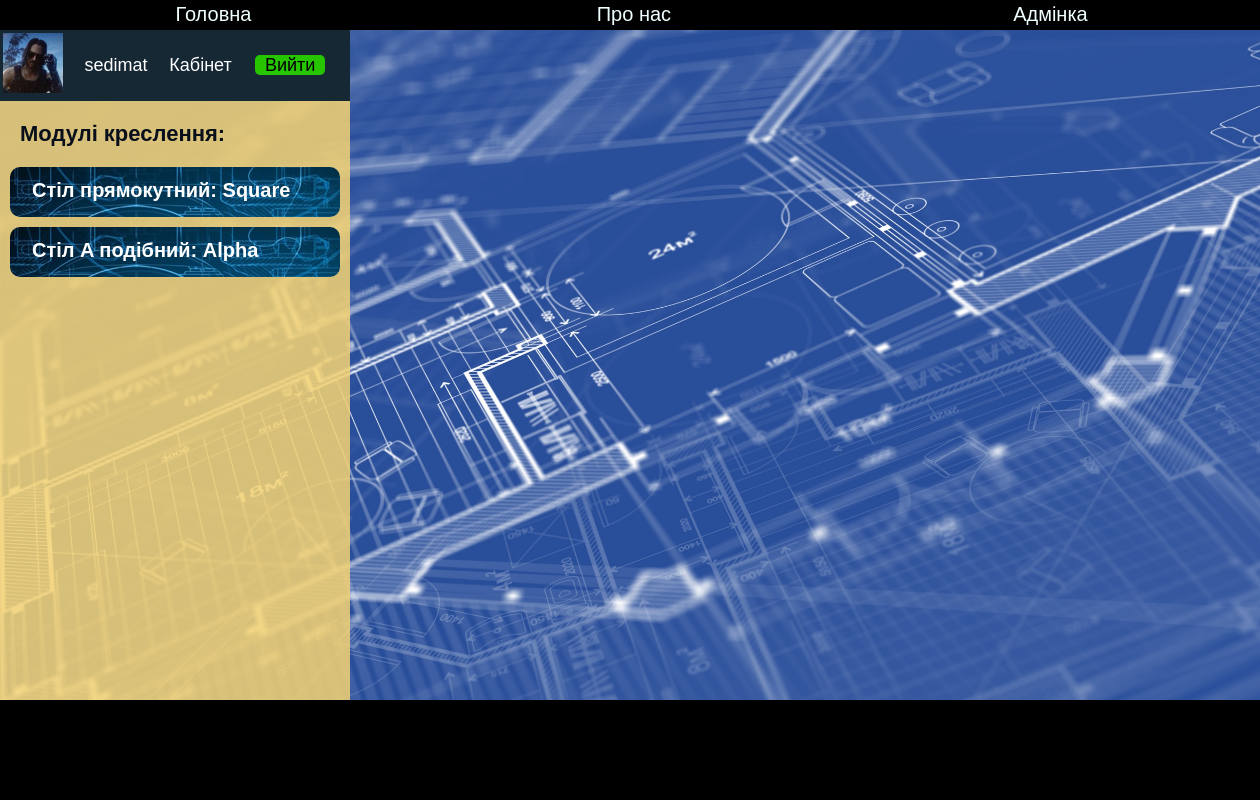
Before: / (signed in) with the older database file.
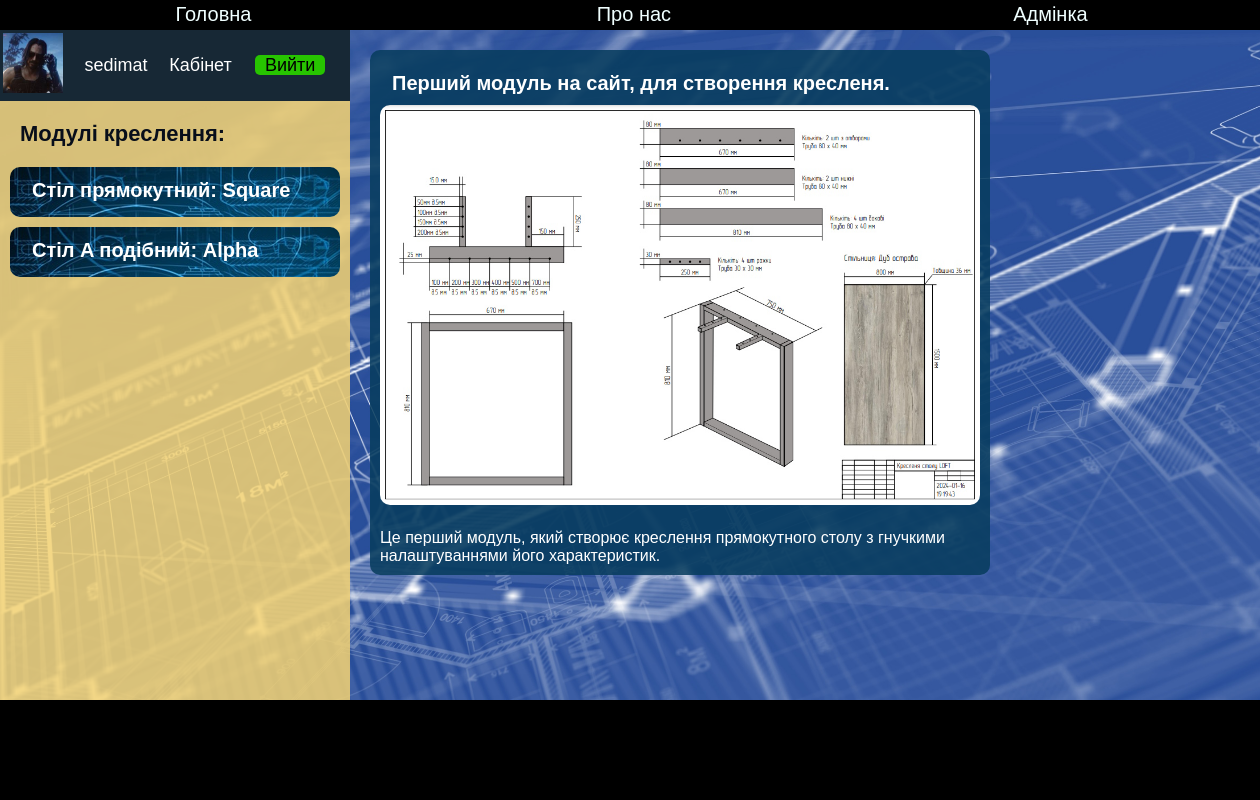
After: the same page with the newer database file.
### Drawing/models.py (models this page shows, shortened)
class UserProfile(models.Model):
    id_user = models.ForeignKey(User, on_delete=models.CASCADE, verbose_name="Користувач")
    avatar = models.ImageField(upload_to='avatar', default='avatar/avatar_crj2ayQ.jpg')
    status = models.CharField(max_length=1, verbose_name="Статус")
    info = models.TextField(verbose_name="Інформація")
    class Meta:
        verbose_name = "Користувач додаток"
        verbose_name_plural = "Користувачі додаток"

class News(models.Model):
    title = models.CharField(max_length=100, verbose_name="Заголовок")
    picture = models.ImageField(upload_to='post_img', default='post_img/news.jpg', verbose_name="Зображення",)
    details = models.TextField(default='test', verbose_name="Інформація",)
    published_date = models.DateTimeField(default=timezone.now, verbose_name="Час")
    class Meta:
        verbose_name = "Новина"
        verbose_name_plural = "Новини"

### Drawing/views.py (the view)
# urls.py: path('', views.index, name='index'),
def index(request):
    news = News.objects.all().order_by("-published_date")
    context = {"news": news}
    if request.user.username:
        context.update(userinfo(request))
        if request.method == "POST":
            user = User.objects.get(username=request.user.username)
            avatar = request.FILES['avatar']  # Довжина столу
            user_prof = UserProfile.objects.get(id_user=user.id)
            user_prof.avatar = avatar
            user_prof.save()
        return render(request, 'Drawing/index.html', context=context)
    return render(request, 'Drawing/index.html')

### Drawing/views.py (called while the page is built)
def userinfo(request):
    try:
        user = User.objects.get(username=request.user.username)
        user_profile = UserProfile.objects.get(id_user=user.id)
        dict_user = {"user": user,
                     "user_profile": user_profile}
        return dict_user
    except:
        return None

### templates/Drawing/index.html (shortened to what this page needs)
{% extends "Drawing/base.html" %}
{% block content1 %}
<div class="log">
    {% if user.is_authenticated %}
    <table class="table_user">
        <tr>
            <td><img class="avatar" src="{{ user_profile.avatar.url }}" width="60"></td>
            <td class="title1" >{{ user.username }}</td>
            <td><a class="title1" href="{% url 'user' %}">Кабінет</a></td>
            <td><a id="knopka0" href="{% url 'logout' %}">Вийти</a></td>
        </tr>
    </table>
    {% endif %}
</div>
{% endblock %}
{% block content %}
{% for n in news %}
    <div class="news_post">
        <h1 class="title3">{{ n.title}}</h1>
        <img class="img_news" src="{{ n.picture.url }}">
        <p class="title2">{{ n.details }}</p>
    </div>
{% endfor %}
{% endblock %}

### templates/Drawing/base.html (shortened to what this page needs)
<!DOCTYPE html>
<html lang="en">
<head>
    {% load static %}
    <link href="{% static 'Drawing/style.css' %}" rel="stylesheet">
</head>
<body>
<header>
    <table class="tab_head">
        <tr>
            <td id="td_head"><a class="id" href="{% url 'index' %}">Головна</a></td>
            <td id="td_head"><a class="id" href="#">Про нас</a></td>
            <td id="td_head"><a class="id" href="{% url 'admin:index' %}">Адмінка</a></td>
        </tr>
    </table>
</header>
<div class="content">
    <div class="cont_left">
        {% block content1 %}
        {% endblock %}
        <h1 class="title">Модулі креслення:</h1>
    <a href="{% url 'table' %}">
        <div class="link" style="background-image: url('{% static 'Drawing/img/fon.jpg' %}');">
            <h1 class="title3">Стіл прямокутний: Square</h1>
        </div>
    </a>
   <a href="{% url 'table_A' %}">
        <div class="link" style="background-image: url('{% static 'Drawing/img/fon.jpg' %}');">
            <h1 class="title3">Стіл A подібний: Alpha</h1>
        </div>
    </a>
    </div>
    <div class="cont_right">
        {% block content %}
        {% endblock %}
    </div>
</div>
<footer>
</footer>
</body>
</html>

### static/Drawing/style.css (style rules this page uses)
body { display: flex; flex-direction: column; min-height: 100vh; padding: 0px; margin: 0px; }
a { text-decoration: none; }
header { margin: auto; min-width: 1250px; width: 100%; height: 30px; background-color: black; }
.content { flex: 1; display: flex; min-width: 1250px; width: 100%; }
.cont_left { min-width: 350px; max-width: 350px; width: 20%; background-color: #f2d174DD; }
.cont_right { width: 100%; }
footer { margin: auto; min-width: 1200px; width: 100%; height: 100px; background-color: black; flex-shrink: 0; display: flex; bottom: 0; }
.tab_head { width: 100%; text-align: center; }
.id { color: azure; font-size: 20px; text-decoration: none; font-family: sans-serif; padding: 0; margin: 0; background-color: black; }
.title { color: #080e1a; font-size: 22px; text-decoration: none; font-family: sans-serif; margin: 10px; padding: 10px; }
.title1 { color: white; font-size: 18px; text-decoration: none; font-family: sans-serif; margin: 0px; padding: 0px; }
.title2 { color: white; font-size: 16px; text-decoration: none; font-family: sans-serif; margin: 10px 0px 10px 10px; padding: 0px; }
.title3 { color: white; font-size: 20px; text-decoration: none; font-family: sans-serif; margin: 10px 10px 0px 10px; padding: 12px 12px 0px 12px; }
.news_post { float: left; border-radius: 10px; background-color: #083c5eDD; margin: 20px 20px 20px 20px; padding: 0px; max-width: 620px; min-height: 300px; }
.link { margin: 10px; width: 330px; height: 50px; background-color: yellow; border-radius: 10px; }
#knopka0 { margin: 0px; padding: 0px 10px 0px 10px; color: black; background-color: #27c400; border-radius: 5px; text-decoration: none; }
.log { margin: 0px; }
.table_user { background-color: #172835; width: 100%; font-family: sans-serif; font-size: 18px; color: azure; margin: 0px; }
.img_news { border-radius: 10px; margin: 10px; width: 600px; }

Changed rows visible on the page:
added News: title "Перший модуль на сайт, для створення кресленя.", picture (picture), details "Це перший модуль, який створює креслення прямокутного столу з гнучкими налаштуваннями його характеристик."
